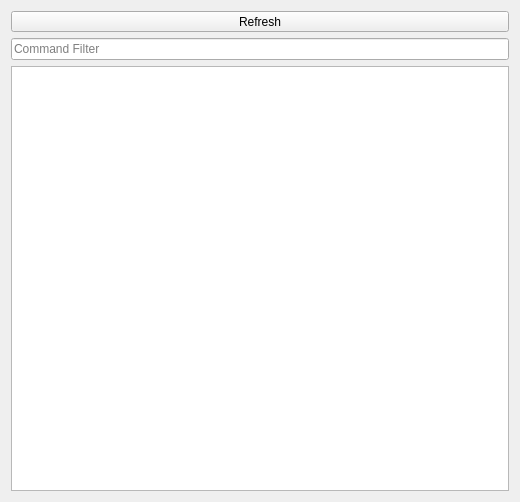
<?xml version="1.0" encoding="UTF-8"?>
<ui version="4.0">
 <class>Plugins::ProcessList::ProcessListWidget</class>
 <widget class="QWidget" name="Plugins::ProcessList::ProcessListWidget">
  <property name="geometry">
   <rect>
    <x>0</x>
    <y>0</y>
    <width>520</width>
    <height>502</height>
   </rect>
  </property>
  <property name="windowTitle">
   <string>Form</string>
  </property>
  <layout class="QVBoxLayout" name="verticalLayout">
   <item>
    <widget class="QToolButton" name="btnRefresh">
     <property name="sizePolicy">
      <sizepolicy hsizetype="MinimumExpanding" vsizetype="Fixed">
       <horstretch>0</horstretch>
       <verstretch>0</verstretch>
      </sizepolicy>
     </property>
     <property name="text">
      <string>Refresh</string>
     </property>
    </widget>
   </item>
   <item>
    <widget class="LineEdit" name="txtProcessFilter">
     <property name="placeholderText">
      <string>Command Filter</string>
     </property>
    </widget>
   </item>
   <item>
    <widget class="QTreeView" name="trvProcesses">
     <property name="itemsExpandable">
      <bool>false</bool>
     </property>
     <property name="sortingEnabled">
      <bool>true</bool>
     </property>
     <property name="allColumnsShowFocus">
      <bool>true</bool>
     </property>
    </widget>
   </item>
  </layout>
 </widget>
 <customwidgets>
  <customwidget>
   <class>LineEdit</class>
   <extends>QLineEdit</extends>
   <header>PrettyWidgets/LineEdit.h</header>
  </customwidget>
 </customwidgets>
 <resources/>
 <connections/>
</ui>
